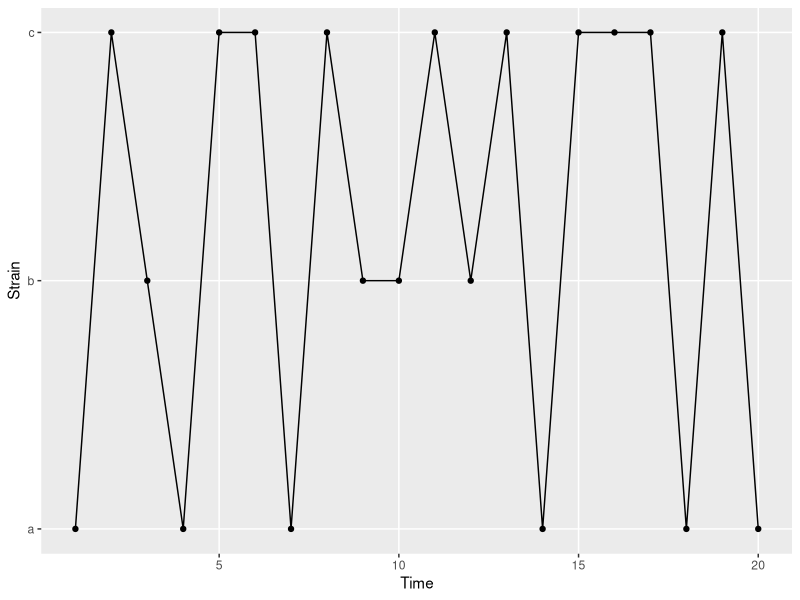
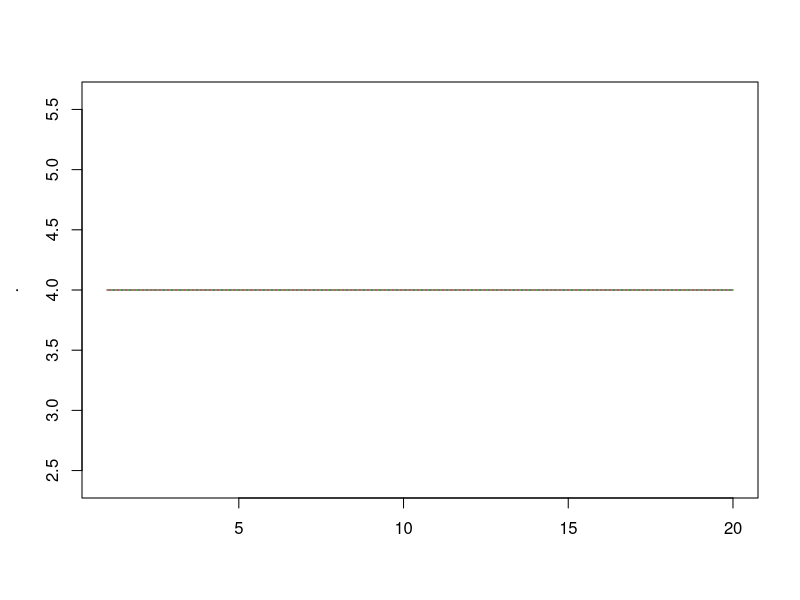
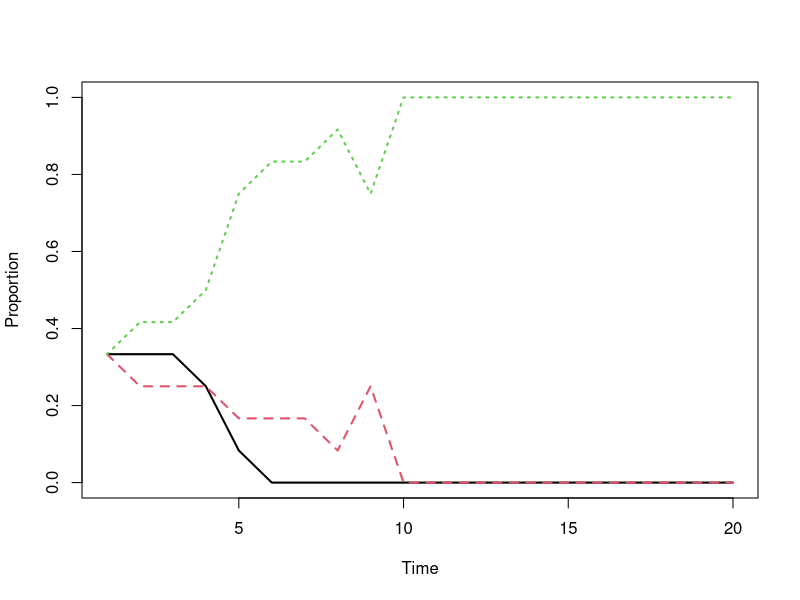

These figures' R source, in order: (Note: this script raises an error after producing the figures.)
## ---- chunk 1
library(ggplot2)
library(testthat)
knitr::opts_chunk$set(cache = FALSE, fig.width = 7, fig.height = 4, 
                      out.extra = '', out.width = "0.6\\textwidth",
                      fig.align='center')
## ---- chunk 2
set.seed(3132)
## ---- chunk 3
N <- 12 # infected individuals
t <- 20 # study length
# create the matrix to store the simulation data
I <- matrix(data = NA, nrow = t, ncol = N)

# Initialise the population @ t = 1 with a fixed configuration
I[1, ] <- rep(x = c("a", "b", "c"), length.out = N)

# At each time step, everyone is re-infected by someone from the previous time step.
for(t in seq(2, t)){
  I[t, ] <- sample(x = I[t - 1, ], size = N)
}
## ---- chunk 4
library(ggplot2)
d1 <- data.frame(time = seq(t), strain = (I[, 1]), stringsAsFactors = TRUE)
ggplot(d1, aes(time, as.numeric(strain))) +
  geom_path() +
  geom_point() +
  scale_y_continuous(breaks = seq(3), labels = c('a', 'b', 'c')) +
  labs(y = 'Strain', x = 'Time') +
  theme(panel.grid.minor = element_blank())
## ---- chunk 5
apply(I, 1, function(x) table(factor(x, levels = c("a", "b", "c")))) %>% t %>% matplot(type = 'l')
## ---- chunk 6
N <- 12
t <- 20

I <- matrix(data = NA, nrow = t, ncol = N)

I[1, ] <- rep(x = c("a", "b", "c"), length.out = N)

for(t in seq(2, t)){
  I[t, ] <- sample(x = I[t - 1, ], size = N, replace = TRUE)
}
## ---- chunk 7
(apply(I, 1, function(x) table(factor(x, levels = c("a", "b", "c")))) / N) %>% 
  t %>% 
  matplot(type = 'l', xlab = 'Time', ylab = 'Proportion', lwd = 2)
## ---- chunk 8
initialisePop <- function(t, N, strains = 3){
  I <- matrix(data = NA, nrow = t, ncol = N)
  I[1, ] <- rep(x = letters[1:strains], length.out = N)
  return(I)
}

updatePop <- function(x, i, N){
  x[i, ] <- sample(x = x[i - 1, ], size = N, replace = TRUE)
  return(x)
}
## ---- chunk 9
pop1 <- initialisePop(t = 2, N = 3, strain = 2) 
expect_equal(pop1[1, ], c("a", "b", "a"))

pop2 <- initialisePop(t = 2, N = 3, strain = 3) 
expect_equal(pop2[1, ], c("a", "b", "c"))

pop3 <- initialisePop(t = 2, N = 4, strain = 2) 
expect_equal(pop3[1, ], c("a", "b", "a", "b"))
## ---- chunk 10
pop1 <- initialisePop(t = 2, N = 3, strain = 3) 
expect_equal(dim(pop1), c(2, 3))

pop2 <- initialisePop(t = 6, N = 3, strain = 3) 
expect_equal(dim(pop2), c(6, 3))

pop3 <- initialisePop(t = 2, N = 20, strain = 3) 
expect_equal(dim(pop3), c(2, 20))

pop4 <- initialisePop(t = 2, N = 10, strain = 5) 
expect_equal(length(unique(pop4[1, ])), 5)
## ---- chunk 11
pop1 <- initialisePop(t = 20, N = 12) 
expect_true(all(is.na(pop1[-1, ]))) # expect all except the first row are NAs
expect_true(all(c("a", "b", "c") %in% pop[1, ])) # expect all 3 strains @ t = 1

pop2 <- updatePop(pop, i = 2, N = 12)
expect_true(all(!is.na(pop2[1:2, ]))) # after update expect 1st & 2nd row not to have NAs
## ---- chunk 12

full_sim <- function(N, t){
  pop <- initialise_pop(N, t) 
  for(i in seq(2, t)){
    pop <- update_pop(pop, N, i)
  }
  return(pop)
}

## ---- chunk 13
pop <- full_sim(12, 20)
expect_true(!any(is.na(pop)))
expect_true(all(pop %in% c("a", "b", "c")))
## ---- chunk 14

sample_events <- function(N){
  sample(N, N, replace = TRUE)
}

new_infection_status <- function(old_i, events){
  old_i[events]
}

add_infection_status <- function(x, new_i, i){
  x[i, ] <- new_i
}

update_pop <- function(x, N, i){
  events <- sample_events(N)
  new_i <- new_infection_status(x[i - 1, ], events)
  x[i, ] <- add_infection_status(x, new_i, i)
  return(x)
}

## ---- chunk 15
pop <- initialise_pop(3, 2, strain = 1) 
pop <- update_pop(pop, 3, 2)
expect_equal(pop[1, ], pop[2, ])
## ---- chunk 16
# Collapse each draw into a single string to make comparisons easier.
many_pops <- replicate(300, paste0(sample_events(2), collapse = ""))
expect_true(all(many_pops %in% c("11", "12", "21", "22")))
## ---- chunk 17
set.seed(20200406)
P <- 1e3
events <- sample_events(P)
expect_true(any(duplicated(events)))

prob_of_failing <- (1 - (1 / P)) ^ choose(P, 2)
## ---- chunk 18
set.seed(20200407)
many_sims <- replicate(100, full_sim(40, 30), simplify = FALSE)

expect_true(all(sapply(many_sims, function(x) length(unique(apply(x, 1, table))) > 1)))

## ---- chunk 19
expect_error(pop <- full_sim(4, 1:100))
